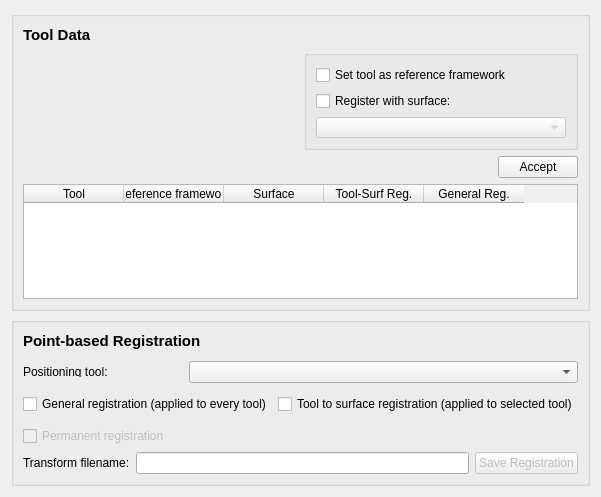
     <widget class="QWidget" name="tab_2">
      <attribute name="title">
       <string>Registration</string>
      </attribute>
       <layout class="QVBoxLayout" name="verticalLayout_41">
       <item>
           <widget class="QGroupBox" name="groupBox">
           <property name="maximumSize">
          <size>
           <width>700</width>
           <height>300</height>
          </size>
        </property>
             <layout class="QVBoxLayout" name="verticalLayout_42">
               <item>
                   <widget class="QLabel" name="label_11">
            <property name="text">
             <string>&lt;!DOCTYPE HTML PUBLIC &quot;-//W3C//DTD HTML 4.0//EN&quot; &quot;http://www.w3.org/TR/REC-html40/strict.dtd&quot;&gt;
&lt;html&gt;&lt;head&gt;&lt;meta name=&quot;qrichtext&quot; content=&quot;1&quot; /&gt;&lt;style type=&quot;text/css&quot;&gt;
p, li { white-space: pre-wrap; }
&lt;/style&gt;&lt;/head&gt;&lt;body style=&quot; font-family:'MS Shell Dlg 2'; font-size:8.25pt; font-weight:400; font-style:normal;&quot;&gt;
&lt;p style=&quot; margin-top:0px; margin-bottom:0px; margin-left:0px; margin-right:0px; -qt-block-indent:0; text-indent:0px;&quot;&gt;&lt;span style=&quot; font-size:11pt; font-weight:600;&quot;&gt;Tool Data&lt;/span&gt;&lt;/p&gt;&lt;/body&gt;&lt;/html&gt;</string>
            </property>
           </widget>
               </item>
               <item>
                 <layout class="QHBoxLayout" name="horizontalLayout_12">                   
                   <item>
                     <widget class="QmitkMaxillofacialNavigationDataSourceSelectionWidget" name="m_TrackingDeviceSelectionWidget" native="true">
                     </widget>
                   </item>
                   <item>
                     <layout class="QVBoxLayout" name="horizontalLayout_12">
                       <item>
                         <widget class="QGroupBox" name="groupBox">
                          <property name="minimumSize">
                             <size>
                               <width>250</width>
                               <height>100</height>
                             </size>
                           </property>
                           <layout class="QVBoxLayout" name="vLayout_12">
                             <item>
                               <widget class="QCheckBox" name="m_ToolIsReferenceFramework">
                                 <property name="enabled">
                                   <bool>true</bool>
                                 </property>
                                 <property name="visible">
                                   <bool>true</bool>
                                 </property>
                                 <property name="checked">
                                   <bool>false</bool>                
                                 </property>
                                 <property name="text">
                                   <string>Set tool as reference framework</string>
                                 </property>
                               </widget>
                             </item>
                             <item>
                               <widget class="QCheckBox" name="m_RegisterToolWithSurface">
                                 <property name="enabled">
                                   <bool>true</bool>
                                 </property>
                                 <property name="visible">
                                   <bool>true</bool>
                                 </property>
                                 <property name="text">
                                   <string>Register with surface:</string>
                                 </property>
                               </widget>
                             </item>
                             <item>
                               <widget class="QmitkDataStorageComboBox" name="m_RegistrationSurfaceComboBox">
                                 <property name="enabled">
                                   <bool>false</bool>
                                 </property>
                               </widget>
                             </item>
                           </layout>
                         </widget>
                       </item>
                     </layout>
                   </item>
                 </layout>
               </item>
               <item>
                 <layout class="QVBoxLayout" name="verticalLayout_42">
                   <item>
                     <layout class="QHBoxLayout" name="horizontalLayout_15">
                       <item>
                         <spacer name="horizontalSpacer_15">
                           <property name="orientation">
                             <enum>Qt::Horizontal</enum>
                           </property>
                           <property name="sizeHint" stdset="0">
                             <size>
                               <width>30</width>
                               <height>20</height>
                             </size>
                           </property>
                         </spacer>
                       </item>
                       <item>
                         <widget class="QPushButton" name="m_AcceptToolData">
                           <property name="text">
                             <string>Accept</string>
                           </property>
                         </widget>
                       </item>
                     </layout>
                   </item>
                   <!-- <item>
                     <layout class="QHBoxLayout" name="verticalLayout_41">
                       <property name="leftMargin">
                         <number>10</number>
                       </property>
                       <property name="rightMargin">
                         <number>10</number>
                       </property>
                       <item>
                         <widget class="QLabel" name="label">
                           <property name="text">
                             <string>Tool</string>
                           </property>
                          
                         </widget>
                       </item>
                       <item>
                         <widget class="QLabel" name="label">
                           <property name="text">
                             <string>Reference framework</string>
                           </property>
                         </widget>
                       </item>
                       <item>
                         <widget class="QLabel" name="label">
                           <property name="text">
                             <string>Surface</string>
                           </property>
                         </widget>
                       </item>
                       <item>
                         <widget class="QLabel" name="label">
                           <property name="text">
                             <string>Registration</string>
                           </property>
                         </widget>
                       </item>
                     </layout>
                   </item>
                 <item>
                     <layout class="QHBoxLayout" name="verticalLayout_41">
                      <property name="leftMargin">
                        <number>0</number>
                        </property>
                        <property name="rightMargin">
                        <number>0</number>
                        </property>
                       <item>
                         <widget class="QListWidget" name="m_ToolList"/>
                       </item>
                       <item>
                         <widget class="QListWidget" name="m_IsReferenceFramework"/>
                       </item>
                       <item>
                         <widget class="QListWidget" name="m_Surfaces"/>
                       </item>
                       <item>
                         <widget class="QListWidget" name="m_RegistrationDone"/>
                       </item>
                     </layout>
                   </item>-->
                    <item>
                     <widget class="QTableWidget" name="m_ToolInfoTable">
                       <property name="geometry">
                         <rect>
                           <x>0</x>
                           <y>0</y>
                           <width>529</width>
                           <height>200</height>
                         </rect>
                       </property>
                      <property name="rowCount">
                        <double>4</double>
                      </property>
                     <property name="columnCount">
                        <double>5</double>
                      </property>

                       <property name="sizePolicy" >
                         <sizepolicy vsizetype="Expanding" hsizetype="Expanding" >
                           <horstretch>0</horstretch>
                           <verstretch>0</verstretch>
                         </sizepolicy>
                       </property>
                       <property name="minimumSize" >
                         <size>
                           <width>300</width>
                           <height>0</height>
                         </size>
                       </property>
                       <property name="baseSize" >
                         <size>
                           <width>300</width>
                           <height>200</height>
                         </size>
                       </property>
                       <property name="verticalScrollBarPolicy">
                         <enum>Qt::ScrollBarAlwaysOff</enum>
                       </property>
                        <property name="horizontalScrollBarPolicy">
                         <enum>Qt::ScrollBarAlwaysOff</enum>
                       </property>
                       <property name="editTriggers">
                         <set>QAbstractItemView::NoEditTriggers</set>
                       </property>     
                      <property name="alternatingRowColors" >
                      <bool>true</bool>
                       </property>     
                      <property name="gridStyle" >
                       <enum>Qt::DotLine</enum>
                      </property>
                      
                       <column>
                       <property name="text">
                        <string>Tool</string>
                       </property>
                       </column>
                       <column>
                       <property name="text">
                       <string>Reference framework</string>
                       </property>
                       </column>
                      <column>
                       <property name="text">
                        <string>Surface</string>
                       </property>
                       </column>
                       <column>
                       <property name="text">
                       <string>Tool-Surf Reg.</string>
                       </property>
                       </column>
                        <column>
                       <property name="text">
                       <string>General Reg.</string>
                       </property>
                       </column>
                    </widget>
                   </item>
                 </layout>
               </item>
             </layout>
           </widget>
         </item>
       <item>
        <widget class="QGroupBox" name="groupBox">
        <property name="maximumSize">
          <size>
           <width>700</width>
           <height>500</height>
          </size>
        </property>
         <layout class="QVBoxLayout" name="verticalLayout_21">
          <item>
            <widget class="QLabel" name="label_11">
            <property name="text">
             <string>&lt;!DOCTYPE HTML PUBLIC &quot;-//W3C//DTD HTML 4.0//EN&quot; &quot;http://www.w3.org/TR/REC-html40/strict.dtd&quot;&gt;
&lt;html&gt;&lt;head&gt;&lt;meta name=&quot;qrichtext&quot; content=&quot;1&quot; /&gt;&lt;style type=&quot;text/css&quot;&gt;
p, li { white-space: pre-wrap; }
&lt;/style&gt;&lt;/head&gt;&lt;body style=&quot; font-family:'MS Shell Dlg 2'; font-size:8.25pt; font-weight:400; font-style:normal;&quot;&gt;
&lt;p style=&quot; margin-top:0px; margin-bottom:0px; margin-left:0px; margin-right:0px; -qt-block-indent:0; text-indent:0px;&quot;&gt;&lt;span style=&quot; font-size:11pt; font-weight:600;&quot;&gt;Point-based Registration&lt;/span&gt;&lt;/p&gt;&lt;/body&gt;&lt;/html&gt;</string>
            </property>
           </widget>
               </item>
           <item>
             <layout class="QHBoxLayout" name="horizontalLayout_26">
               <property name="topMargin">
                 <number>5</number>
               </property>
                <property name="bottomMargin">
                 <number>5</number>
               </property>
               <item>
                 <widget class="QLabel" name="m_RegistrationToolLabel">
                   <property name="text">
                     <string>Positioning tool:</string>
                   </property>
                 <property name="maximumSize">
                     <size>
                       <width>160</width>
                       <height>10</height>
                     </size>
                   </property>
                 </widget>
               </item>
               <item>
                 <widget class="QmitkDataStorageComboBox" name="m_ToolForPositioningComboBox">
                   <property name="minimumSize">
                     <size>
                       <width>200</width>
                       <height>10</height>
                     </size>
                   </property>
                 </widget>
               </item>
             </layout>
           </item>
           <item>
             <layout class="QHBoxLayout" name="horizontalLayout_26">
               <item>
                 <widget class="QCheckBox" name="m_GeneralRegistration">
                   <property name="text">
                     <string>General registration (applied to every tool)</string>
                   </property>
                   <property name="maximumSize">
                     <size>
                       <width>300</width>
                       <height>20</height>
                     </size>
                   </property>
                 </widget>
               </item>
               <item>
                 <widget class="QCheckBox" name="m_ToolToSurfaceRegistration">
                   <property name="text">
                     <string>Tool to surface registration (applied to selected tool)</string>
                   </property>
                   <property name="maximumSize">
                     <size>
                       <width>300</width>
                       <height>20</height>
                     </size>
                   </property>
                 </widget>
               </item>
             </layout>
           </item>
           <item>
           <widget class="QmitkMaxillofacialRegistrationWidget" name="m_RegistrationWidget" native="true"/>
          </item>
          <item>
           <widget class="QCheckBox" name="m_UsePermanentRegistrationToggle">
            <property name="enabled">
             <bool>false</bool>
            </property>
            <property name="text">
             <string>Permanent registration</string>
            </property>
           </widget>
          </item>
          <item>
           <layout class="QHBoxLayout" name="horizontalLayout_26">
            <item>
             <widget class="QLabel" name="label_26">
              <property name="text">
               <string>Transform filename:</string>
              </property>
             </widget>
            </item>
            <item>
             <widget class="QLineEdit" name="m_TransformFileName"/>
            </item>
            <item>
             <widget class="QPushButton" name="m_SaveRegistrationTransformBtn">
              <property name="text">
               <string>Save Registration</string>
              </property>
               <property name="enabled">
                 <bool>false</bool>
               </property>
             </widget>
            </item>
           </layout>
          </item>
         </layout>
        </widget>
       </item>
      </layout>
     </widget>
